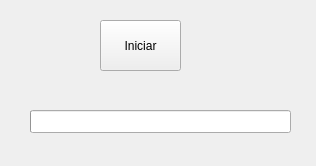
<?xml version="1.0" encoding="UTF-8"?>
<ui version="4.0">
 <class>MainWindow</class>
 <widget class="QMainWindow" name="MainWindow">
  <property name="geometry">
   <rect>
    <x>0</x>
    <y>0</y>
    <width>316</width>
    <height>166</height>
   </rect>
  </property>
  <property name="windowTitle">
   <string>MainWindow</string>
  </property>
  <widget class="QWidget" name="centralwidget">
   <widget class="QPushButton" name="btnIniciar">
    <property name="geometry">
     <rect>
      <x>100</x>
      <y>20</y>
      <width>81</width>
      <height>51</height>
     </rect>
    </property>
    <property name="text">
     <string>Iniciar</string>
    </property>
   </widget>
   <widget class="QProgressBar" name="progressBar">
    <property name="geometry">
     <rect>
      <x>30</x>
      <y>110</y>
      <width>261</width>
      <height>23</height>
     </rect>
    </property>
    <property name="value">
     <number>0</number>
    </property>
    <property name="textVisible">
     <bool>false</bool>
    </property>
   </widget>
  </widget>
 </widget>
 <resources/>
 <connections/>
</ui>
